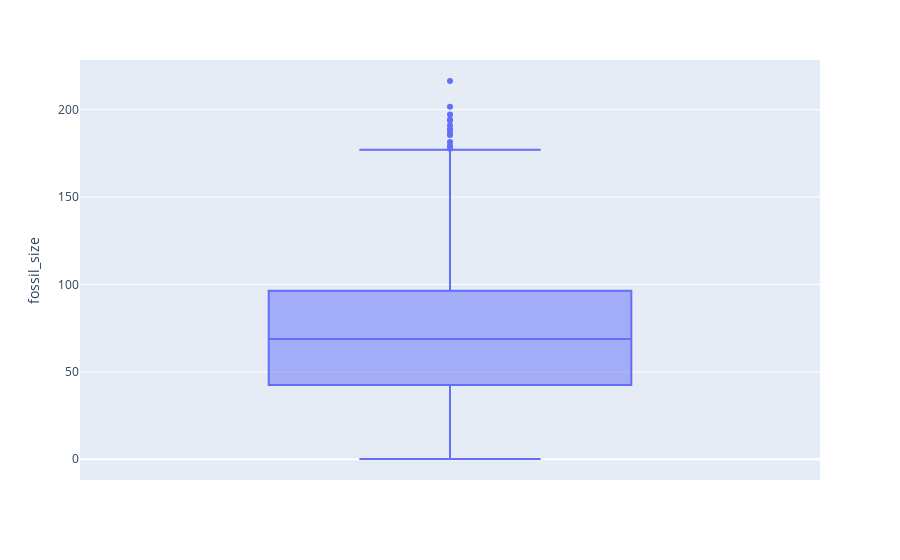

The code cell stored with this chart in its notebook:
### Code cell
# Box plot of fossil_size
fig = px.box(df, y="fossil_size")
fig.show()

### Figure 1 — Plotly figure (JSON) as saved in the notebook; plotly's stock layout.template omitted (floating-point values rounded to 4 significant figures; data arrays with more than 128 entries replaced by an {"elided": "..."} marker saying what was removed)
{"data": [{"alignmentgroup": "True", "hovertemplate": "fossil_size=%{y}<extra></extra>", "legendgroup": "", "marker": {"color": "#636efa"}, "name": "", "notched": false, "offsetgroup": "", "orientation": "v", "showlegend": false, "type": "box", "x0": " ", "xaxis": "x", "y": {"elided": "4398 float values"}, "y0": " ", "yaxis": "y"}], "layout": {"boxmode": "group", "legend": {"tracegroupgap": 0}, "margin": {"t": 60}, "xaxis": {"anchor": "y", "domain": [0, 1]}, "yaxis": {"anchor": "x", "domain": [0, 1], "title": {"text": "fossil_size"}}}}
